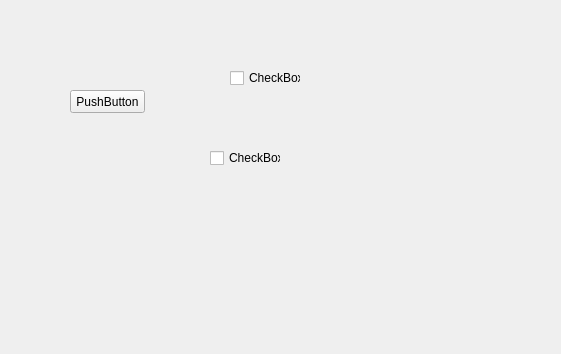
<?xml version="1.0" encoding="UTF-8"?>
<ui version="4.0">
 <class>Form</class>
 <widget class="QWidget" name="Form">
  <property name="geometry">
   <rect>
    <x>0</x>
    <y>0</y>
    <width>561</width>
    <height>354</height>
   </rect>
  </property>
  <property name="windowTitle">
   <string>Form</string>
  </property>
  <widget class="QCheckBox" name="checkBox">
   <property name="geometry">
    <rect>
     <x>230</x>
     <y>70</y>
     <width>71</width>
     <height>16</height>
    </rect>
   </property>
   <property name="text">
    <string>CheckBox</string>
   </property>
  </widget>
  <widget class="QCheckBox" name="checkBox_2">
   <property name="geometry">
    <rect>
     <x>210</x>
     <y>150</y>
     <width>71</width>
     <height>16</height>
    </rect>
   </property>
   <property name="text">
    <string>CheckBox</string>
   </property>
  </widget>
  <widget class="QPushButton" name="pushButton">
   <property name="geometry">
    <rect>
     <x>70</x>
     <y>90</y>
     <width>75</width>
     <height>23</height>
    </rect>
   </property>
   <property name="text">
    <string>PushButton</string>
   </property>
  </widget>
 </widget>
 <resources/>
 <connections/>
</ui>
